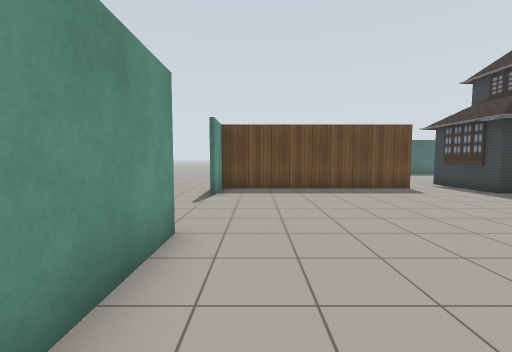
view 1 (above)

24 first-person views from a walk through a Gazebo world. The camera is 1.2 m above the floor, tilts 4° down and sees 90° across. The floor is counted in squares, 1 m on a side. Each view is taken from the middle of a square. On the plan, view 1 faces up. The plan holds only what a view shows up to about 12 squares ahead; the rest is blank. The place goes on beyond the plan. Simple patterns stand in for the simulator's built-in surfaces.

view 2
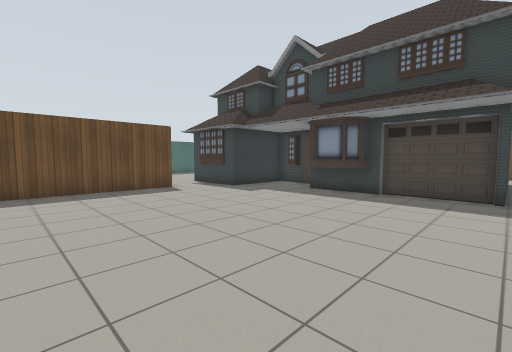

view 3
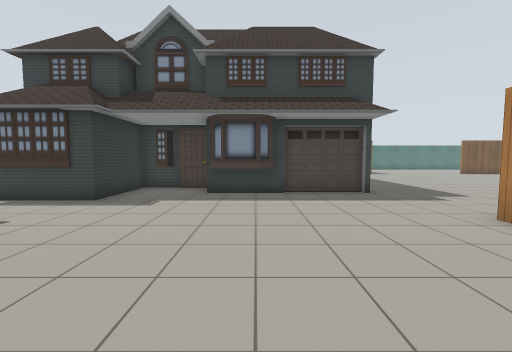

view 4
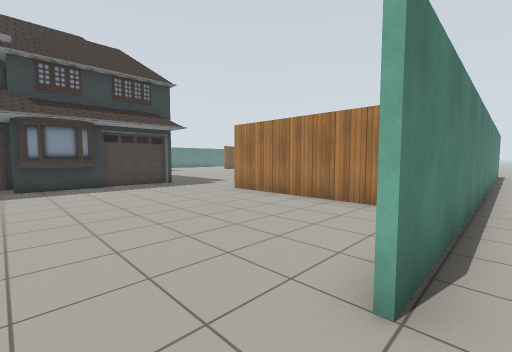

view 5
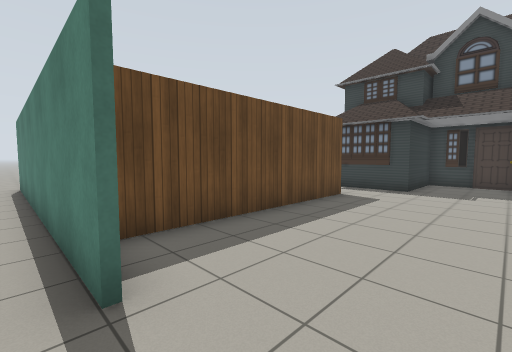

view 6
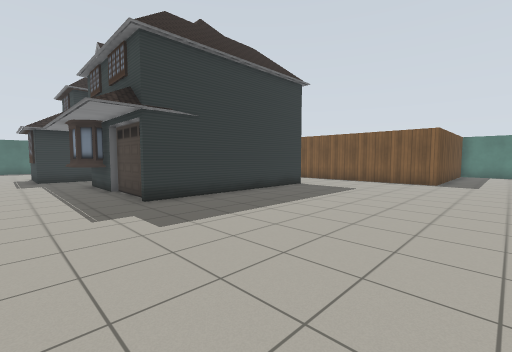

view 7
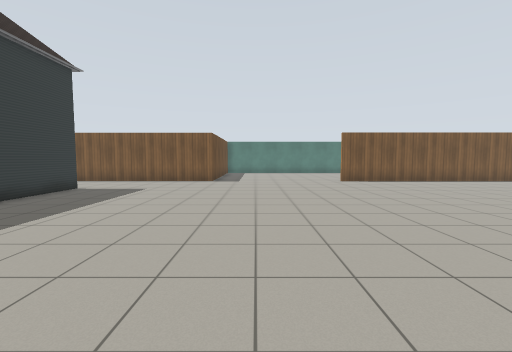

view 8
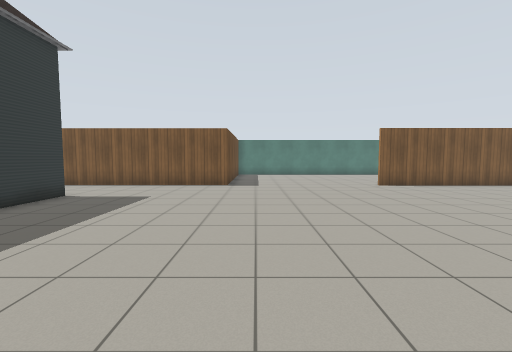

view 9
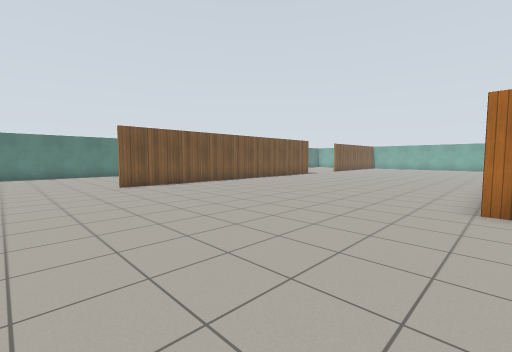

view 10
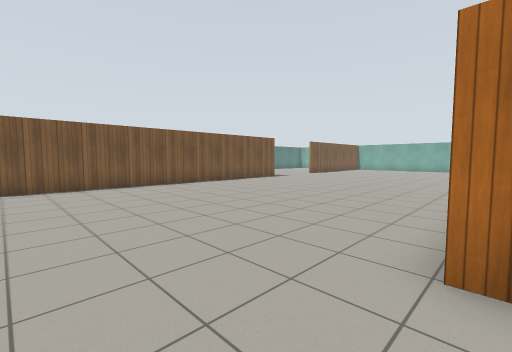

view 11
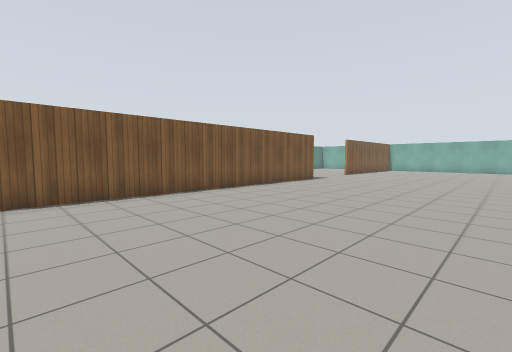

view 12
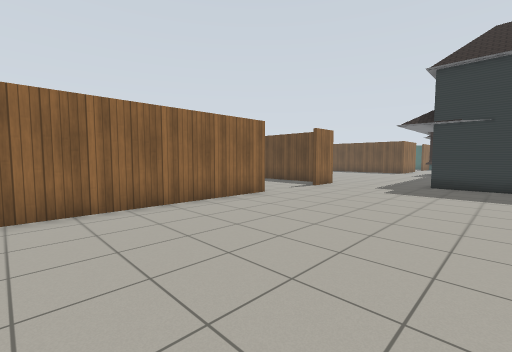

view 13
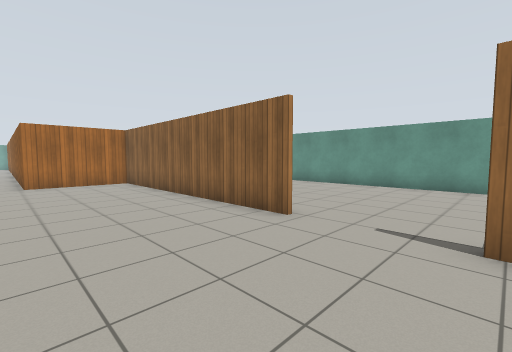

view 14
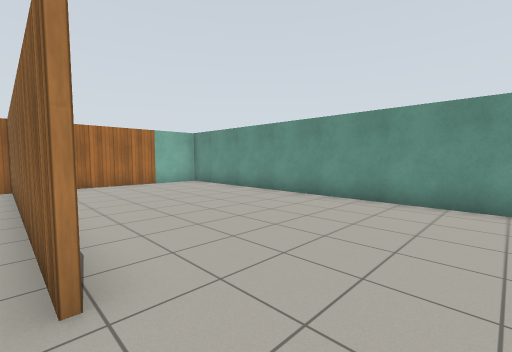

view 15
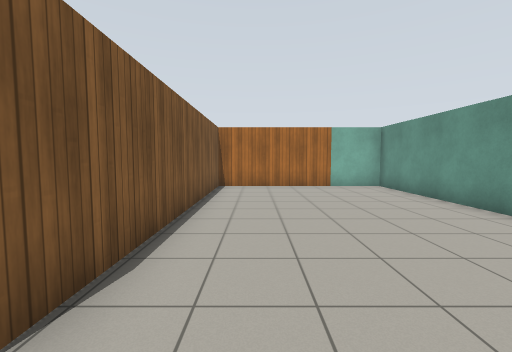

view 16
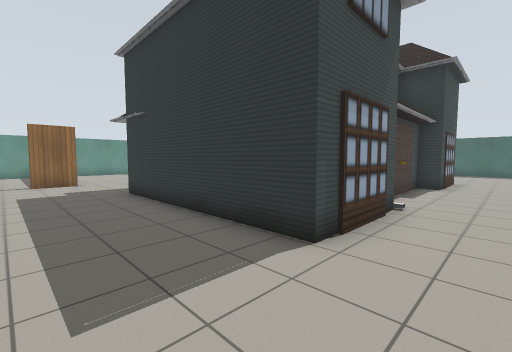

view 17
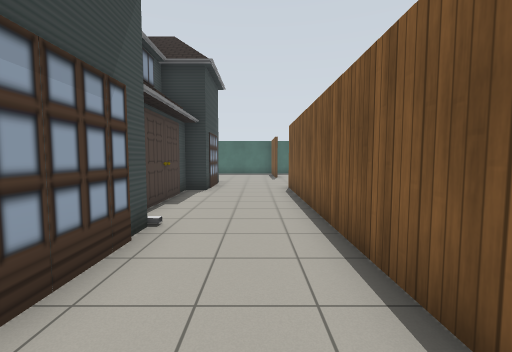

view 18
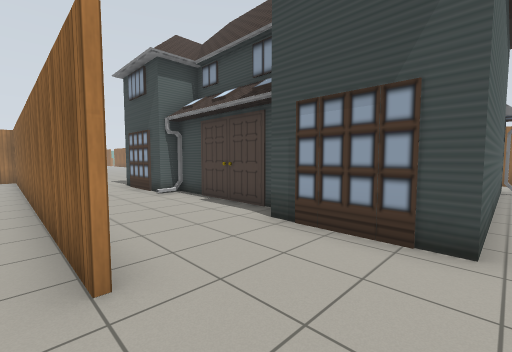

view 19
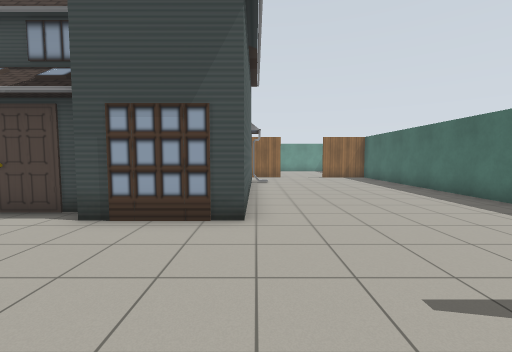

view 20
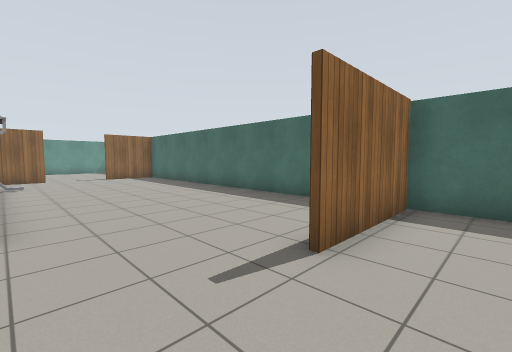

view 21
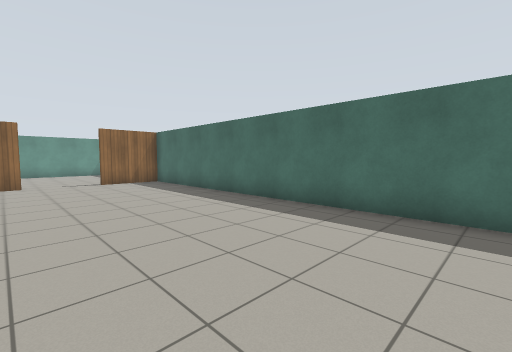

view 22
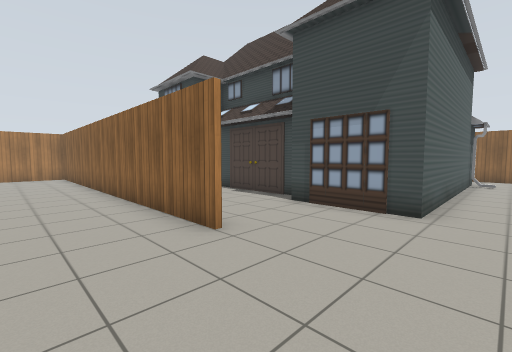

view 23
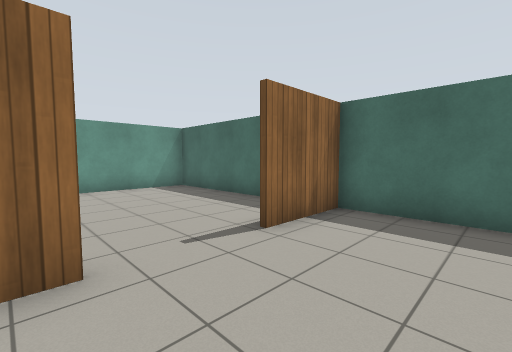

view 24
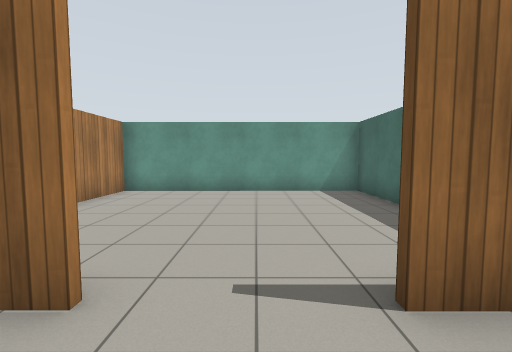

### Floor plan
Key: @ floor where view 1 was taken; # wall or solid block; . floor; H house.
Columns run from 3 left of view 1 to 23 right of it. Each row starts with its distance up from view 1.
 19  ######  #################
 18  #...... #.............#..
 17  #.......#.............#..
 16  #.....................#..
 15  ##....................#..
 14  .#.......................
 13  .#......#............... .
 12 ..#..... #..HHHHHHHHH.....
 11 ..#....  #.H  H     H......
 10 ..########.H  H    HH......
  9 ..#........HHHHHH HHH..#...
  8 ...............H   H...#...
  7  .............H    H...#...
  6  .............HH   H...#...
  5  ...........HHH    H...#...
  4  .#.........HHH    H...#...
  3  .#..........HH   HHH..#...
  2  .#..........HH    HH..#...
  1  .#..........HH    HH..#...
  0  .#@.........HHHHHHHH..#...
 -1  .########.............#...
 -2  .#......#.............#...
 -3  .#....................#...
 -4  .#....................#.
 -5  .#....................###
 -6  .#......#.................
 -7  .#......#.................
 -8  .#......#.................
 -9  .#......#.................
-10  .#......#.................
-11   #......#.................
-12   #......#.............#
-13   #......#.............#
-14   #......#.............#
-15   ###########..........#
-16             #..........#
-17             #..........#
-18             #..........#
-19              ..........#
-20              ..........#
-21              ..........#
-22              ..........
-23              .........
-24               .......
-25               ......
-26               .....

Positions as (right, up) in squares from view 1, and headings:
1: (0, 0), facing up
2: (1, 0), facing up-right
3: (1, 4), facing right
4: (-2, 6), facing down-right
5: (-2, 6), facing up-right
6: (7, -7), facing up-right
7: (7, -7), facing right
8: (9, -6), facing right
9: (9, -8), facing down-right
10: (9, -12), facing down-right
11: (12, -12), facing down-right
12: (12, -12), facing up-left
13: (10, -2), facing down-left
14: (6, -3), facing down-left
15: (4, -4), facing down
16: (19, -3), facing up-left
17: (19, -1), facing up
18: (21, 12), facing down-left
19: (22, 12), facing left
20: (22, 12), facing up-left
21: (19, 13), facing up-left
22: (23, 13), facing down-left
23: (9, 13), facing up-left
24: (8, 15), facing left
